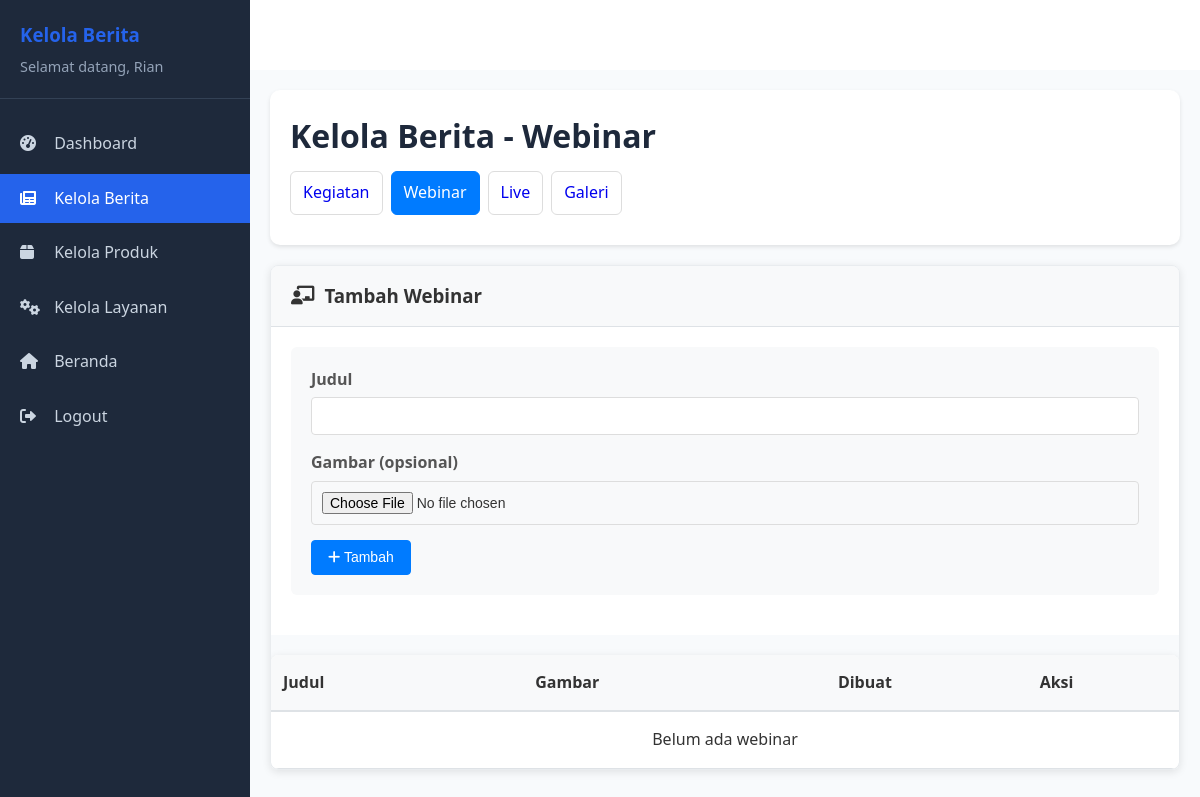
Page /konten/webinar.php (signed in) on the earlier database version.
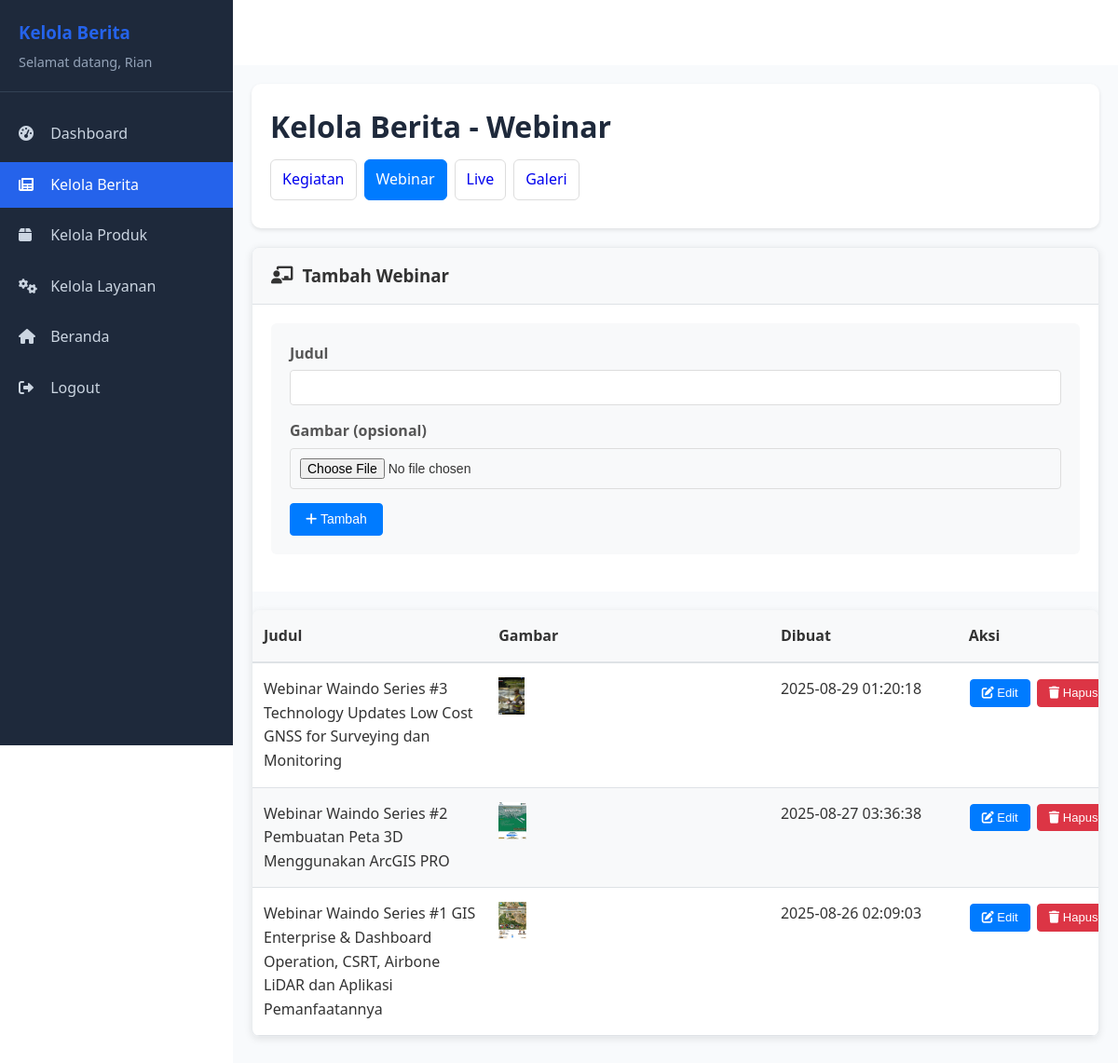
Same page on the later database version.
### tables this page shows
CREATE TABLE `webinar` (
  `webinar_id` int NOT NULL,
  `judul` varchar(200) NOT NULL,
  `gambar` varchar(255) DEFAULT NULL,
  `created_at` timestamp NULL DEFAULT CURRENT_TIMESTAMP,
  `category_id` int DEFAULT NULL
);

### konten/webinar.php (the view, shortened to what this page needs)
<?php
require_once '../connect/koneksi.php';
$full_name = $_SESSION['full_name'];
?>
<!DOCTYPE html>
<html lang="id">
<head>
    <link rel="stylesheet" href="../assets/css/common.css">
    <link rel="stylesheet" href="../assets/css/pages.css">
    <link rel="stylesheet" href="https://cdnjs.cloudflare.com/ajax/libs/font-awesome/6.0.0/css/all.min.css">
    <link rel="stylesheet" href="css/dashboard.css">
    <link rel="stylesheet" href="css/berita.css">
</head>
<body>
    <div class="dashboard-container">
        <div class="sidebar" id="sidebar">
            <div class="sidebar-header">
                <h3>Kelola Berita</h3>
                <p>Selamat datang, <?php echo htmlspecialchars($full_name); ?></p>
            </div>
            <ul class="sidebar-menu">
                <li><a href="dashboard.php"><i class="fas fa-tachometer-alt"></i> Dashboard</a></li>
                <li><a href="webinar.php" class="active"><i class="fas fa-newspaper"></i> Kelola Berita</a></li>
                <li><a href="produk-manager.php"><i class="fas fa-box"></i> Kelola Produk</a></li>
                <li><a href="services-manager.php"><i class="fas fa-cogs"></i> Kelola Layanan</a></li>
                <li><a href="../index.php"><i class="fas fa-home"></i> Beranda</a></li>
                <li><a href="../logout.php"><i class="fas fa-sign-out-alt"></i> Logout</a></li>
            </ul>
        </div>
        <div class="main-content">
            <div class="dashboard-header">
                <h1>Kelola Berita - Webinar</h1>
                <div class="tabs">
                    <a href="kegiatan.php">Kegiatan</a>
                    <a href="webinar.php" class="active">Webinar</a>
                    <a href="live.php">Live</a>
                    <a href="galeri.php">Galeri</a>
                </div>
            </div>
            <div class="card">
                <div class="card-header">
                    <h3><i class="fas fa-chalkboard-teacher"></i> Tambah Webinar</h3>
                </div>
                <div class="card-body">
                    <form method="POST" enctype="multipart/form-data" class="action-form">
                        <div class="form-group"><label>Judul</label><input type="text" name="judul" required></div>
                        <div class="form-group"><label>Gambar (opsional)</label><input type="file" name="gambar" accept="image/*"></div>
                        <button type="submit" class="btn btn-primary"><i class="fas fa-plus"></i> Tambah</button>
                    </form>
                </div>
                <div class="table-wrap">
                    <table>
                        <thead>
                            <tr>
                                <th>Judul</th>
                                <th>Gambar</th>
                                <th>Dibuat</th>
                                <th>Aksi</th>
                            </tr>
                        </thead>
                        <tbody>
                            <?php $wb = mysqli_query($conn, "SELECT * FROM webinar ORDER BY created_at DESC"); ?>
                            <?php if ($wb && mysqli_num_rows($wb) > 0): while ($row = mysqli_fetch_assoc($wb)): ?>
                                    <tr>
                                        <td><?php echo htmlspecialchars($row['judul']); ?></td>
                                        <td><?php if (!empty($row['gambar'])): ?><img src="../<?php echo htmlspecialchars($row['gambar']); ?>" alt="Gambar Webinar" style="height:40px"><?php else: ?>-<?php endif; ?></td>
                                        <td><?php echo htmlspecialchars($row['created_at']); ?></td>
                                        <td>
                                            <button type="button" class="btn btn-primary btn-sm" onclick="showEditForm('webinar', <?php echo (int)$row['webinar_id']; ?>, '<?php echo htmlspecialchars(addslashes($row['judul'])); ?>')">
                                                <i class="fas fa-edit"></i> Edit
                                            </button>
                                            <form method="POST" class="inline" onsubmit="return confirm('Hapus webinar ini?')">
                                                <button type="submit" class="btn btn-danger btn-sm"><i class="fas fa-trash"></i> Hapus</button>
                                            </form>
                                        </td>
                                    </tr>
                                <?php endwhile;
                            else: ?>
                                <tr>
                                    <td colspan="4" class="text-center">Belum ada webinar</td>
                                </tr>
                            <?php endif; ?>
                        </tbody>
                    </table>
                </div>
            </div>
        </div>
    </div>
</body>
</html>

Differences in the rows shown:
added webinar: judul "Webinar Waindo Series #3 Technology Updates Low Cost GNSS for Surveying dan Monitoring", gambar (picture), created_at "2025-08-29 01:20:18"
added webinar: judul "Webinar Waindo Series #2 Pembuatan Peta 3D Menggunakan ArcGIS PRO", gambar (picture), created_at "2025-08-27 03:36:38"
added webinar: judul "Webinar Waindo Series #1 GIS Enterprise & Dashboard Operation, CSRT, Airbone LiDAR dan Aplikasi Pemanfaatannya", gambar (picture), created_at "2025-08-26 02:09:03"
Other differences:
text no longer shown: "Belum ada webinar"
